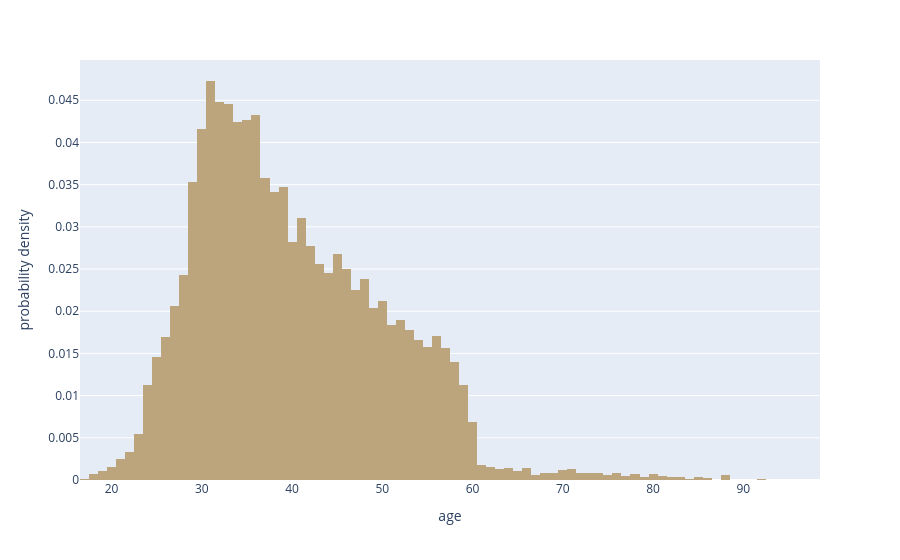
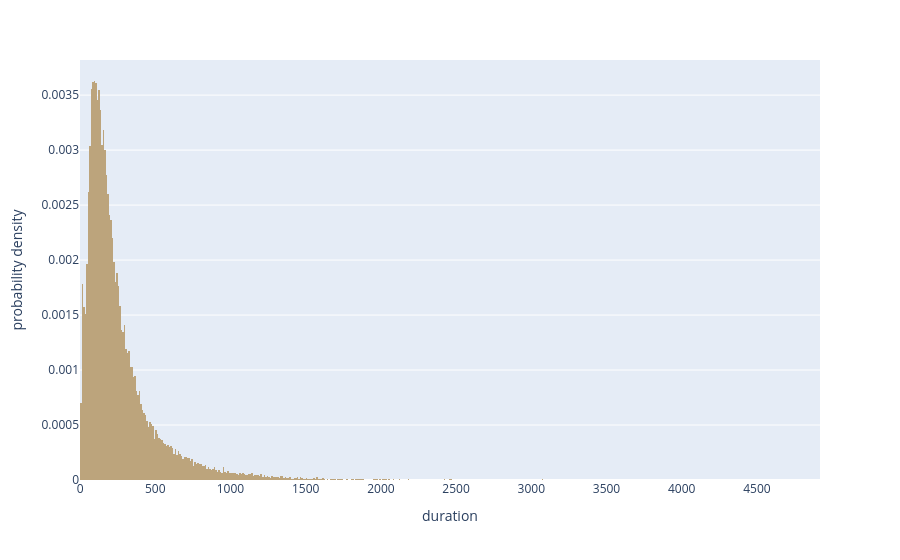
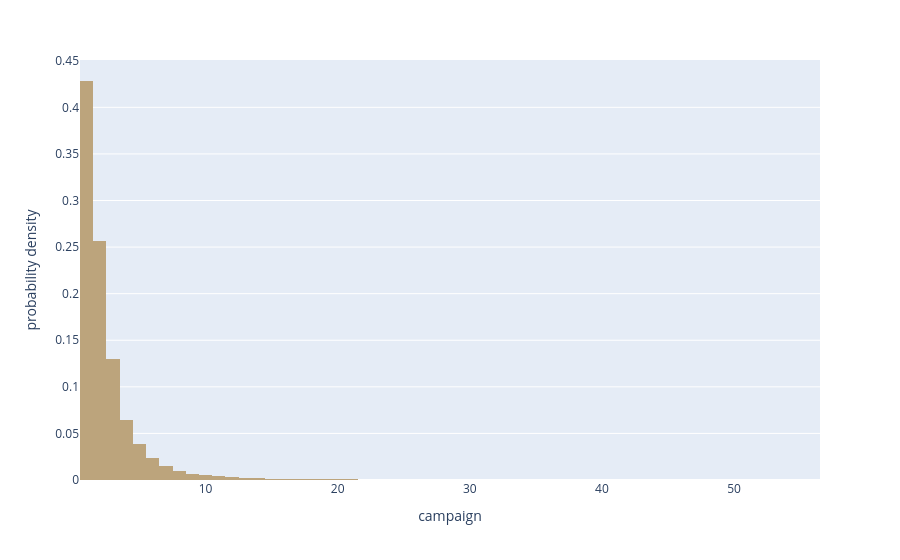
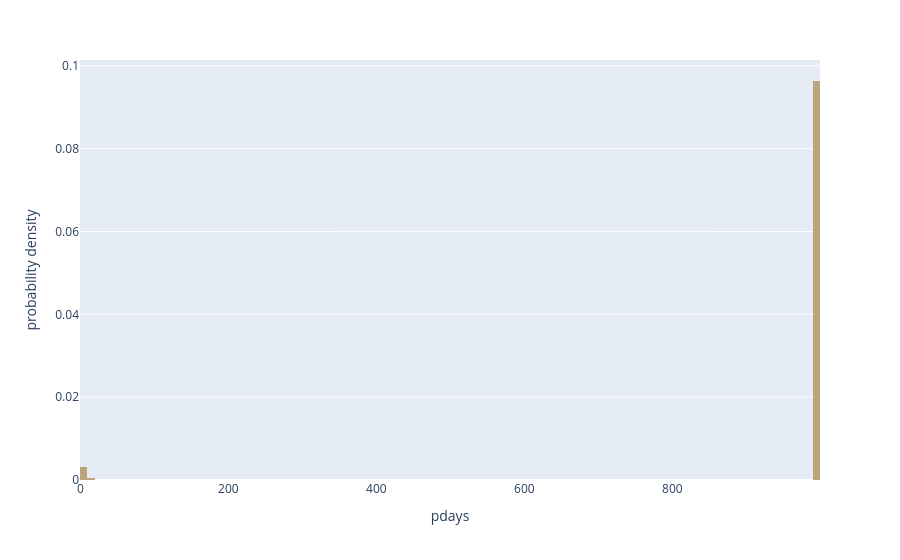

Write notebook code for charts like these, in order.
### Code cell
for j in numerical_vars :
    fig = px.histogram(df_bank, x=j, histnorm='probability density',color_discrete_sequence=['#bca47c'])
    fig.show()

### Figure 1 — Plotly figure (JSON) as saved in the notebook; plotly's stock layout.template omitted (floating-point values rounded to 4 significant figures; data arrays with more than 128 entries replaced by an {"elided": "..."} marker saying what was removed)
{"data": [{"bingroup": "x", "histnorm": "probability density", "hovertemplate": "age=%{x}<br>probability density=%{y}<extra></extra>", "legendgroup": "", "marker": {"color": "#bca47c", "pattern": {"shape": ""}}, "name": "", "orientation": "v", "showlegend": false, "type": "histogram", "x": {"elided": "41176 int values"}, "xaxis": "x", "yaxis": "y"}], "layout": {"barmode": "relative", "legend": {"tracegroupgap": 0}, "margin": {"t": 60}, "xaxis": {"anchor": "y", "domain": [0, 1], "title": {"text": "age"}}, "yaxis": {"anchor": "x", "domain": [0, 1], "title": {"text": "probability density"}}}}

### Figure 2 — Plotly figure (JSON) as saved in the notebook; plotly's stock layout.template omitted (floating-point values rounded to 4 significant figures; data arrays with more than 128 entries replaced by an {"elided": "..."} marker saying what was removed)
{"data": [{"bingroup": "x", "histnorm": "probability density", "hovertemplate": "duration=%{x}<br>probability density=%{y}<extra></extra>", "legendgroup": "", "marker": {"color": "#bca47c", "pattern": {"shape": ""}}, "name": "", "orientation": "v", "showlegend": false, "type": "histogram", "x": {"elided": "41176 int values"}, "xaxis": "x", "yaxis": "y"}], "layout": {"barmode": "relative", "legend": {"tracegroupgap": 0}, "margin": {"t": 60}, "xaxis": {"anchor": "y", "domain": [0, 1], "title": {"text": "duration"}}, "yaxis": {"anchor": "x", "domain": [0, 1], "title": {"text": "probability density"}}}}

### Figure 3 — Plotly figure (JSON) as saved in the notebook; plotly's stock layout.template omitted (floating-point values rounded to 4 significant figures; data arrays with more than 128 entries replaced by an {"elided": "..."} marker saying what was removed)
{"data": [{"bingroup": "x", "histnorm": "probability density", "hovertemplate": "campaign=%{x}<br>probability density=%{y}<extra></extra>", "legendgroup": "", "marker": {"color": "#bca47c", "pattern": {"shape": ""}}, "name": "", "orientation": "v", "showlegend": false, "type": "histogram", "x": {"elided": "41176 int values"}, "xaxis": "x", "yaxis": "y"}], "layout": {"barmode": "relative", "legend": {"tracegroupgap": 0}, "margin": {"t": 60}, "xaxis": {"anchor": "y", "domain": [0, 1], "title": {"text": "campaign"}}, "yaxis": {"anchor": "x", "domain": [0, 1], "title": {"text": "probability density"}}}}

### Figure 4 — Plotly figure (JSON) as saved in the notebook; plotly's stock layout.template omitted (floating-point values rounded to 4 significant figures; data arrays with more than 128 entries replaced by an {"elided": "..."} marker saying what was removed)
{"data": [{"bingroup": "x", "histnorm": "probability density", "hovertemplate": "pdays=%{x}<br>probability density=%{y}<extra></extra>", "legendgroup": "", "marker": {"color": "#bca47c", "pattern": {"shape": ""}}, "name": "", "orientation": "v", "showlegend": false, "type": "histogram", "x": {"elided": "41176 int values"}, "xaxis": "x", "yaxis": "y"}], "layout": {"barmode": "relative", "legend": {"tracegroupgap": 0}, "margin": {"t": 60}, "xaxis": {"anchor": "y", "domain": [0, 1], "title": {"text": "pdays"}}, "yaxis": {"anchor": "x", "domain": [0, 1], "title": {"text": "probability density"}}}}
